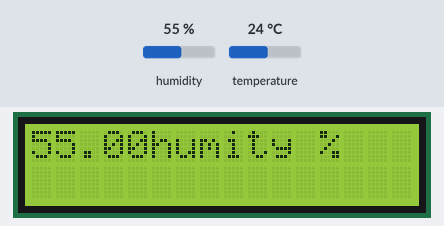
Simulated run of this sketch. Board: Arduino Uno, built with avr-gcc and run on an emulated ATmega328P. Parts: 16×2 character LCD. Inputs (shaded band) come from the test bench; at power-on: humidity 55 %, temperature 24 °C.

Above: at 1.2 s.
1.3 s: humidity set to 22 %
At 3.9 s:
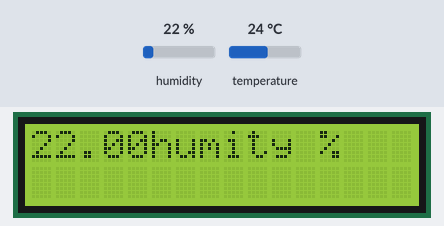
7.3 s: temperature set to 12 °C
At 8.8 s:
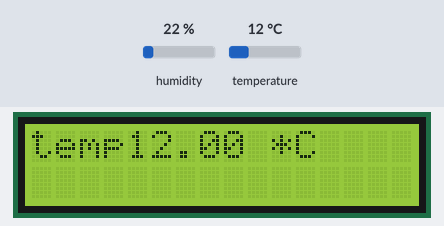
10.0 s: humidity set to 40 %
At 12.0 s:
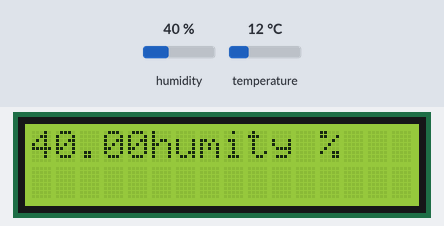
12.7 s: temperature set to 19 °C
At 15.1 s:
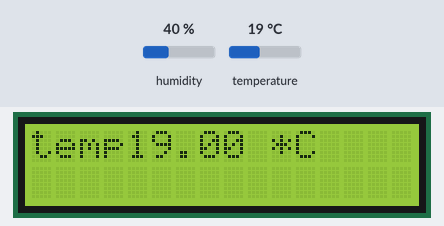
Timing chart, 0 to 16.6 s (numbered marks = the images above; inputs shaded):
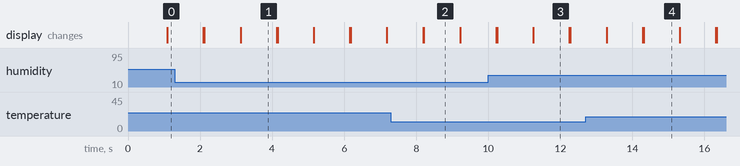

The sketch:

lcd_dht11.ino
```cpp
#include <LiquidCrystal.h>
#include <DHT.h>
LiquidCrystal lcd(2,3,4,5,6,7);
DHT dht(8,DHT11);
void setup() {
lcd.begin(16,2);
Serial.begin(9600);
dht.begin();

}

void loop() {
  float h=dht.readHumidity();
  float t=dht.readTemperature();
  lcd.setCursor(0,0);
  lcd.print("temp");
  lcd.print(t);
  lcd.print(" *C");
  delay(1000);
  lcd.clear();
  lcd.setCursor(0,0);
  lcd.print(h);
  lcd.print("humity");
  lcd.print(" %");
  delay(1000);
  lcd.clear();

}
```

Measured:
- what the display in image 1 shows lasts 1.0 s, from 3.1 s to 4.1 s
